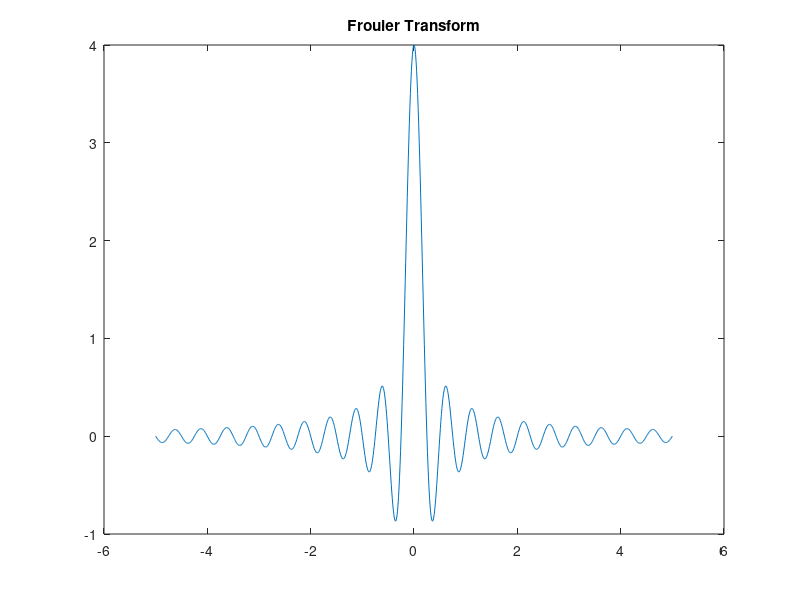
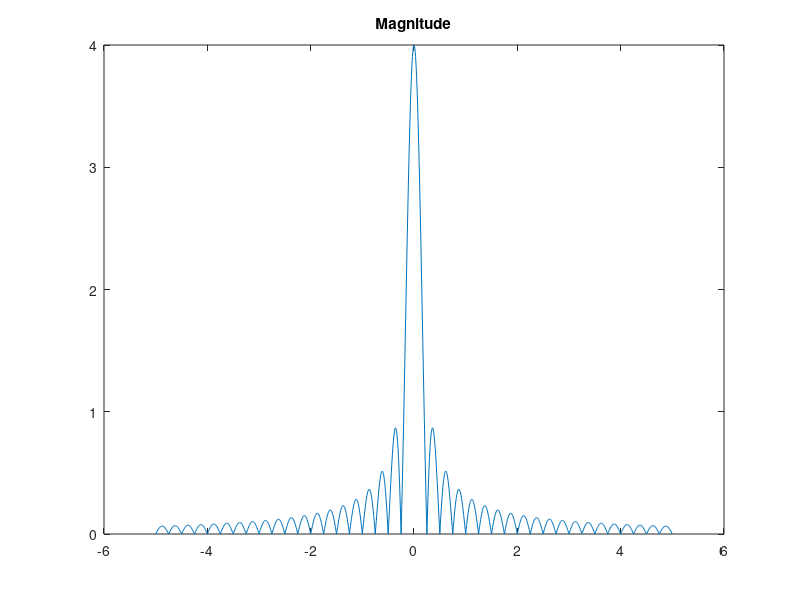
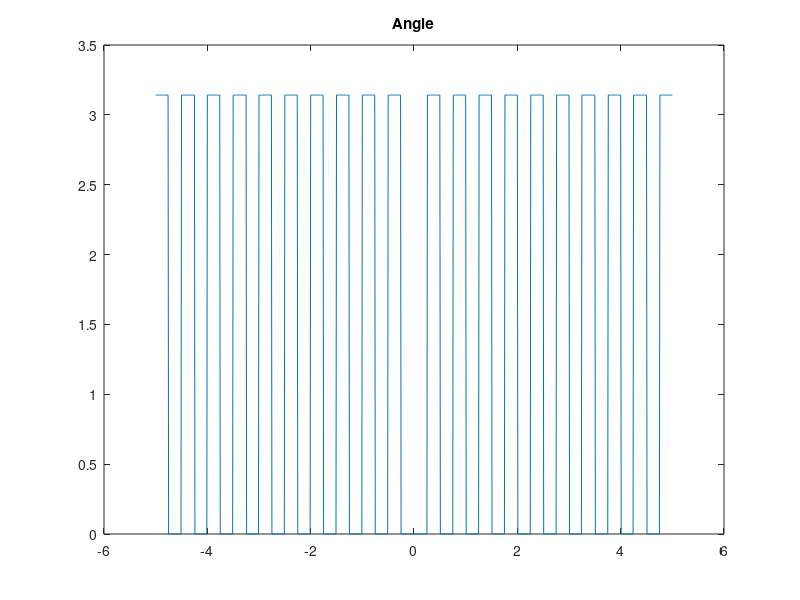

MATLAB code to generate these figures, in order:
clc;
close all;
clear;

f=-5:.01:5;
X=4*sinc(4*f);
figure, plot(f,X), title("Frouier Transform");
%Fourier transfrom is a purely real function, thus we can plot it as shown
% generally fourier transforms are complex functions and need to plot
% amplitude and phase spectrun separately
figure, plot(f,abs(X)), title("Magnitude");

figure, plot(f,angle(X)), title("Angle"); 